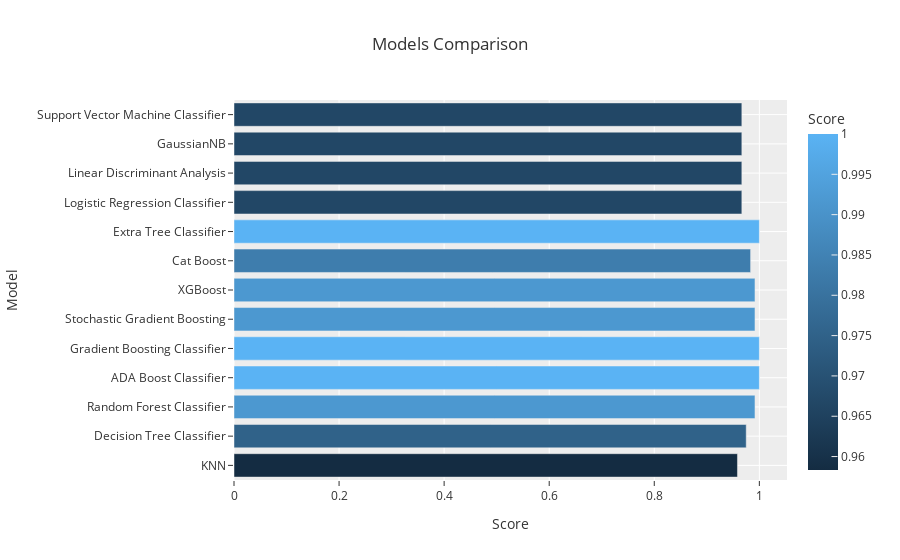

Notebook cell for this chart:
### Code cell
import plotly.express as px
px.bar(data_frame = models, x = 'Score', y = 'Model', color = 'Score', template = 'ggplot2', 
       title = 'Models Comparison')

### Figure 1 — Plotly figure (JSON) as saved in the notebook; plotly's stock layout.template omitted (floating-point values rounded to 4 significant figures)
{"data": [{"alignmentgroup": "True", "hovertemplate": "Score=%{marker.color}<br>Model=%{y}<extra></extra>", "legendgroup": "", "marker": {"color": [0.9583, 0.975, 0.9917, 1, 1, 0.9917, 0.9917, 0.9833, 1, 0.9667, 0.9667, 0.9667, 0.9667], "coloraxis": "coloraxis", "pattern": {"shape": ""}}, "name": "", "offsetgroup": "", "orientation": "h", "showlegend": false, "textposition": "auto", "type": "bar", "x": [0.9583, 0.975, 0.9917, 1, 1, 0.9917, 0.9917, 0.9833, 1, 0.9667, 0.9667, 0.9667, 0.9667], "xaxis": "x", "y": ["KNN", "Decision Tree Classifier", "Random Forest Classifier", "ADA Boost Classifier", "Gradient Boosting Classifier", "Stochastic Gradient Boosting", "XGBoost", "Cat Boost", "Extra Tree Classifier", "Logistic Regression Classifier", "Linear Discriminant Analysis", "GaussianNB", "Support Vector Machine Classifier"], "yaxis": "y"}], "layout": {"barmode": "relative", "coloraxis": {"colorbar": {"title": {"text": "Score"}}, "colorscale": [[0, "rgb(20,44,66)"], [1, "rgb(90,179,244)"]]}, "legend": {"tracegroupgap": 0}, "title": {"text": "Models Comparison"}, "xaxis": {"anchor": "y", "domain": [0, 1], "title": {"text": "Score"}}, "yaxis": {"anchor": "x", "domain": [0, 1], "title": {"text": "Model"}}}}
